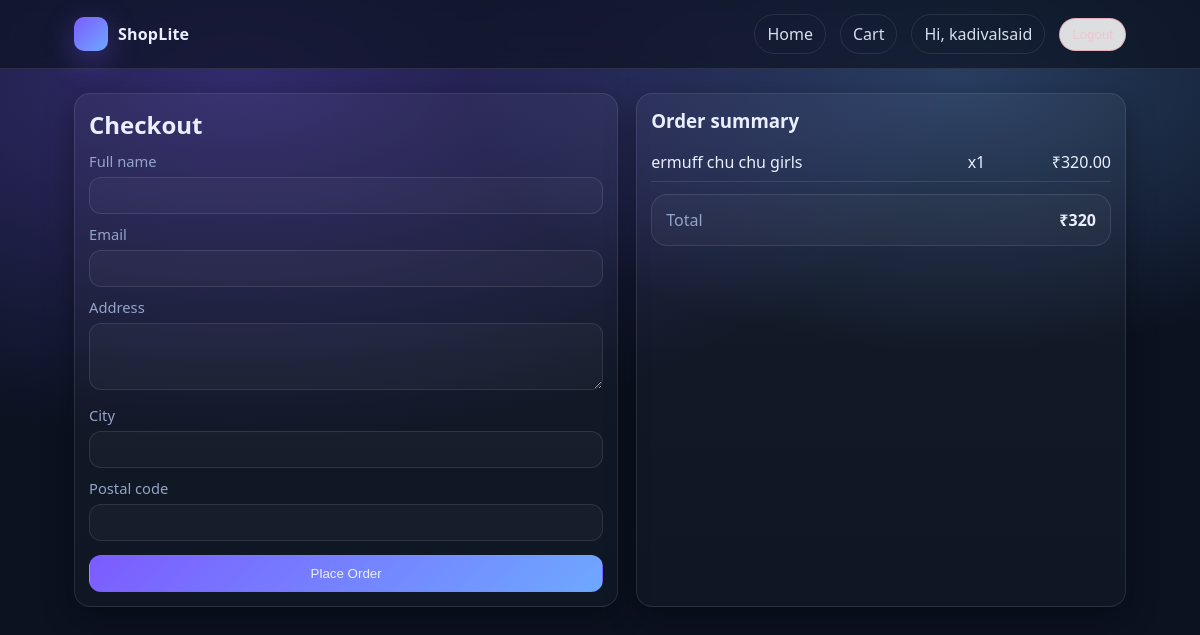
The app's page /checkout/ (signed in) with its own data.
### store/models.py (models this page shows, shortened)
class CartItem(models.Model):
    id: int
    cart = models.ForeignKey(Cart, on_delete=models.CASCADE, related_name='items')
    product = models.ForeignKey(Product, on_delete=models.CASCADE)
    quantity = models.PositiveIntegerField(default=1)
    class Meta:
        unique_together = ('cart', 'product')
    def line_total(self):
        return self.quantity * self.product.price

class Product(models.Model):
    name = models.CharField(max_length=200)
    description = models.TextField(blank=True)
    price = models.DecimalField(max_digits=10, decimal_places=2)
    image = models.ImageField(upload_to='products/', blank=True, null=True)
    is_active = models.BooleanField(default=True)
    created_at = models.DateTimeField(auto_now_add=True)

class Cart(models.Model):
    id: int
    user = models.OneToOneField(settings.AUTH_USER_MODEL, on_delete=models.CASCADE, related_name='cart')
    updated_at = models.DateTimeField(auto_now=True)
    items: "QuerySet[CartItem]"
    def total(self):
        result = (
            self.items.aggregate(
                total=Sum(F('quantity') * F('product__price'), output_field=models.DecimalField(max_digits=12, decimal_places=2))
            )['total']
            or 0
        )
        return result

### store/views.py (the view, shortened to what this page needs)
# urls.py: path('checkout/', views.checkout, name='checkout'),
@login_required
def checkout(request):
    cart = _get_or_create_cart(request.user)
    items = list(cart.items.select_related('product').all())
    if not items:
        messages.warning(request, 'Your cart is empty.')
        return redirect('home')
    return render(request, 'store/checkout.html', {'cart': cart, 'items': items})

### store/views.py (called while the page is built)
def _get_or_create_cart(user):
    cart, _ = Cart.objects.get_or_create(user=user)
    return cart

### templates/store/checkout.html (shortened to what this page needs)
{% extends 'base.html' %}
{% block content %}
  <div class="grid" style="grid-template-columns: 1fr .9fr; gap:18px">
    <div class="card">
      <div class="card-body">
        <h2 style="margin:0 0 10px">Checkout</h2>
        <form method="post">
          <label>Full name</label>
          <input name="full_name" required>
          <label>Email</label>
          <input name="email" type="email" required>
          <label>Address</label>
          <textarea name="address" rows="3" required></textarea>
          <label>City</label>
          <input name="city" required>
          <label>Postal code</label>
          <input name="postal_code" required>
          <div style="margin-top:14px">
            <button class="btn primary full" type="submit">Place Order</button>
          </div>
        </form>
      </div>
    </div>
    <div class="card">
      <div class="card-body">
        <h3 style="margin:0 0 10px">Order summary</h3>
        {% for item in items %}
          <div class="cart-row" style="grid-template-columns: 1fr .4fr .5fr; padding:8px 0">
            <div>{{ item.product.name }}</div>
            <div class="right">x{{ item.quantity }}</div>
            <div class="right">₹{{ item.line_total }}</div>
          </div>
        {% endfor %}
        <div style="margin-top:12px" class="total-box">
          <span class="muted">Total</span>
          <span class="price">₹{{ cart.total }}</span>
        </div>
      </div>
    </div>
  </div>
{% endblock %}

### templates/base.html (shortened to what this page needs)
{% load static %}
<!doctype html>
<html lang="en">
  <head>
    <link rel="stylesheet" href="{% static 'css/styles.css' %}">
  </head>
  <body>
    <div class="navbar">
      <div class="nav-inner">
        <a class="brand" href="{% url 'home' %}">
          <span class="logo" aria-hidden="true"></span>
          <span>ShopLite</span>
        </a>
        <div class="nav-links">
          <a class="pill" href="{% url 'home' %}">Home</a>
          <a class="pill" href="{% url 'cart' %}">Cart</a>
          {% if user.is_authenticated %}
            <span class="pill">Hi, {{ user.username }}</span>
            <form method="post" action="{% url 'logout' %}" style="margin:0">
              <button class="pill danger" type="submit">Logout</button>
            </form>
          {% else %}
            <a class="pill" href="{% url 'login' %}">Login</a>
            <a class="pill primary" href="{% url 'register' %}">Register</a>
          {% endif %}
        </div>
      </div>
    </div>
    <main class="container">
      {% block content %}{% endblock %}
    </main>
  </body>
</html>

### static/css/styles.css (style rules this page uses)
:root { --bg:#0b1220; --card:#0f1a33; --muted:#93a4c7; --text:#e9efff; --brand:#6ea8ff; --brand2:#7c5cff; --danger:#ff5c7a; --ok:#22c55e; --border:rgba(255,255,255,.10); --shadow: 0 10px 30px rgba(0,0,0,.35); }
* { box-sizing:border-box }
html,body { height:100% }
body { margin:0; font-family: system-ui, -apple-system, Segoe UI, Roboto, Arial, sans-serif; color:var(--text); background: radial-gradient(1200px 600px at 20% 10%, rgba(124,92,255,.35), transparent 60%), radial-gradient(900px 500px at 80% 10%, rgba(110,168,255,.30), transparent 55%), var(--bg); }
a { color:inherit;text-decoration:none }
.container { max-width:1100px;margin:0 auto;padding:24px }
.grid { display:grid;gap:18px }
.navbar { position:sticky;top:0;z-index:10; backdrop-filter: blur(10px); background: rgba(11,18,32,.65); border-bottom: 1px solid var(--border); }
.nav-inner { max-width:1100px;margin:0 auto;padding:14px 24px;display:flex;align-items:center;gap:16px }
.brand { display:flex;align-items:center;gap:10px;font-weight:800;letter-spacing:.2px }
.logo { width:34px;height:34px;border-radius:10px; background: linear-gradient(135deg,var(--brand2),var(--brand)); box-shadow: 0 10px 30px rgba(124,92,255,.35); }
.nav-links { display:flex;align-items:center;gap:14px;margin-left:auto;flex-wrap:wrap }
.pill { padding:8px 12px;border-radius:999px;border:1px solid var(--border); color:var(--text);opacity:.92 }
.pill.danger { border-color:rgba(255,92,122,.35);color:#ffd6de }
.card { background: linear-gradient(180deg, rgba(255,255,255,.04), rgba(255,255,255,.02)); border:1px solid var(--border); border-radius:16px; box-shadow: var(--shadow); overflow:hidden; }
.card-body { padding:14px }
.muted { color:var(--muted) }
.price { font-weight:850 }
.btn { display:inline-flex;align-items:center;justify-content:center;gap:8px; padding:10px 14px;border-radius:12px;border:1px solid var(--border); background: rgba(255,255,255,.03); color:var(--text);cursor:pointer; }
.btn.primary { border-color:transparent;background:linear-gradient(135deg,var(--brand2),var(--brand)) }
.btn.full { width:100% }
input,textarea { width:100%;padding:10px 12px;border-radius:12px;border:1px solid var(--border); background: rgba(255,255,255,.03); color:var(--text); outline:none; }
label { display:block;margin:10px 0 6px;color:var(--muted);font-size:.92rem }
.cart-row { display:grid;grid-template-columns: 1.6fr .6fr .6fr .4fr;gap:10px;align-items:center;padding:10px 0;border-bottom:1px solid var(--border) }
.right { text-align:right }
.total-box { display:flex;align-items:center;justify-content:space-between;gap:12px;padding:14px;border-radius:16px;border:1px solid var(--border);background:rgba(255,255,255,.03) }

### records on screen
CartItem: product.name "ermuff chu chu girls", quantity "1", line_total "320.00"
Cart: total "320"

### other values on screen
{{ user.username }} "kadivalsaid"
